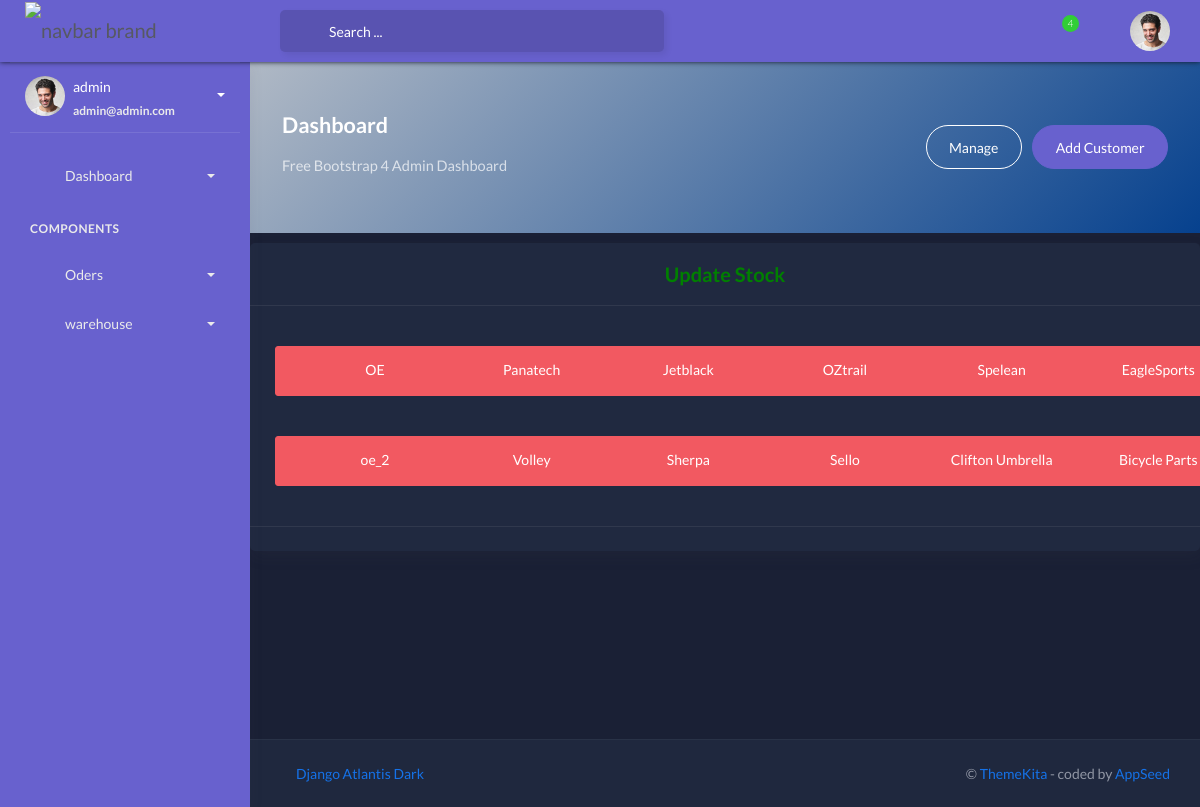
/api/v1/Orderapi/list_of_po_stock_update_suppliers/ (signed in), run on the app's committed database.
### warehouse/models.py (models this page shows, shortened)
class PurchaseOrder(models.Model):
    PurchaseOrderID = models.CharField(primary_key=True, max_length=255,)
    Alias = models.CharField(max_length=255, null=True, blank=True)
    Supplier = models.CharField(max_length=255)
    date_created = models.DateTimeField(auto_now_add=True)
    products = models.ManyToManyField('Order.Products')
    received = models.BooleanField(default=False)
    submitted = models.BooleanField(default=False)
    tracking_id = models.CharField(max_length=255, null=True, blank=True)
    courier = models.CharField(max_length=255, null=True, blank=True)
    total_cost = models.DecimalField(max_digits=10, decimal_places=2, null=True)

### Order/views.py (the view)
# urls.py: path('list_of_po_stock_update_suppliers/',views.List_Of_PO_Stock_Update_suppliers,name='list_of_po_stock_update_suppliers'),
def List_Of_PO_Stock_Update_suppliers(request):
    purchase_orders = PurchaseOrder.objects.filter(submitted=False)
    suppliers = set(
        purchase_order.Supplier for purchase_order in purchase_orders)
    unique_suppliers = list(suppliers)
    context = {
        "unique_suppliers": unique_suppliers,
    }
    return render(request, 'dashboard_temp/list_of_po_stock_update_suppliers.html', context)

### templates/dashboard_temp/list_of_po_stock_update_suppliers.html (shortened to what this page needs)
{% extends "layouts/base.html" %}
{% block stylesheets %}
<link rel="stylesheet" href="/static/assets/css/additional_css.css">
{% endblock stylesheets %}
{% block content %}
<div class="content">
	<div class="panel-header " id="bg-color">
		<div class="page-inner py-5">
			<div class="d-flex align-items-left align-items-md-center flex-column flex-md-row">
				<div>
					<h2 class="text-white pb-2 fw-bold">Dashboard</h2>
					<h5 class="text-white op-7 mb-2">Free Bootstrap 4 Admin Dashboard</h5>
				</div>
				<div class="ml-md-auto py-2 py-md-0">
					<a href="#" class="btn btn-white btn-border btn-round mr-2">Manage</a>
					<a href="#" class="btn btn-secondary btn-round">Add Customer</a>
				</div>
			</div>
		</div>
	</div>
	<div class="card text-center" style="margin-top: 10px;">
		<div class="card-header" style="color:green; font-weight:bold; font-size: 20px;">
			Update Stock
		</div>
		<div class="card-body">
			<div class="row">
				{% for supplier in unique_suppliers %}
				<div class="col-md-2" style="padding: 10px;">
					<button type="button" class="btn btn-danger btn-sm supplier-button" data-supplier="{{ supplier }}" style="display: block; width: 200px; height: 50px; padding: 10px; margin: 10px;">
						<p style="text-align: center; word-wrap: break-word;">{{ supplier }}</p>
					</button>
				</div>
				{% endfor %}
			</div>
		</div>
		<div class="card-footer text-muted">
		</div>
	</div>
</div>
{% endblock content %}

### templates/includes/sidebar.html (shortened to what this page needs)
		<div class="sidebar sidebar-style-2" data-background-color="purple">
			<div class="sidebar-wrapper scrollbar scrollbar-inner">
				<div class="sidebar-content">
					<div class="user">
						<div class="avatar-sm float-left mr-2">
							<img src="/static/assets/img/profile.jpg" alt="..." class="avatar-img rounded-circle">
						</div>
						<div class="info">
							<a data-toggle="collapse" href="#collapseExample" aria-expanded="true">
								<span>
									{{ request.user.username }}
									<span class="user-level">
										{{ request.user.email }}
									</span>
									<span class="caret"></span>
								</span>
							</a>
						</div>
					</div>
					<ul class="nav nav-primary">
						<li class="nav-item {% if 'index' in segment %} active {% endif %}">
							<a data-toggle="collapse" href="#dashboard" class="collapsed" aria-expanded="false">
								<i class="fas fa-home"></i>
								<p>Dashboard</p>
								<span class="caret"></span>
							</a>
						</li>
						<li class="nav-section">
							<h4 class="text-section">Components</h4>
						</li>
						<li class="nav-item {% if 'ui-' in segment %} active {% endif %}">
							<a data-toggle="collapse" href="#base">
								<i class="fas fa-layer-group"></i>
								<p>Oders</p>
								<span class="caret"></span>
							</a>
						</li>
						<li class="nav-item {% if 'layout' in segment %} active {% endif %}">
							<a data-toggle="collapse" href="#sidebarLayouts">
								<i class="fas fa-th-list"></i>
								<p>warehouse</p>
								<span class="caret"></span>
							</a>
						</li>
					</ul>
				</div>
			</div>
		</div>

### static/assets/css/additional_css.css (style rules this page uses)
.card-header { align-items: center; }
#bg-color { background: #1572E8 !important; background:linear-gradient(-45deg, #06418E, #b0b9c5) !important; }

### data on the page
PurchaseOrder: unique_suppliers "OE"
PurchaseOrder: unique_suppliers "Panatech"
PurchaseOrder: unique_suppliers "Jetblack"
PurchaseOrder: unique_suppliers "OZtrail"
PurchaseOrder: unique_suppliers "Spelean"
PurchaseOrder: unique_suppliers "EagleSports"
PurchaseOrder: unique_suppliers "oe_2"
PurchaseOrder: unique_suppliers "Volley"
PurchaseOrder: unique_suppliers "Sherpa"
PurchaseOrder: unique_suppliers "Sello"
PurchaseOrder: unique_suppliers "Clifton Umbrella"
PurchaseOrder: unique_suppliers "Bicycle Parts"

### other printed values
{{ request.user.username }} "admin"
{{ request.user.email }} "admin@admin.com"
